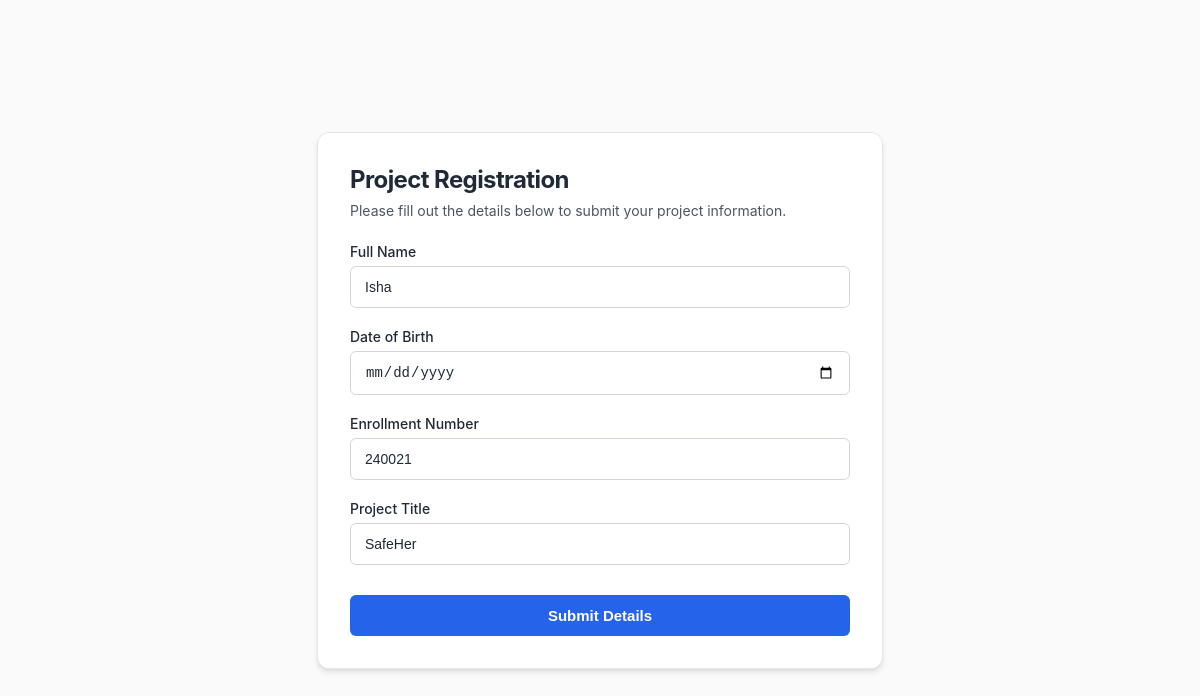
The page /update1 on the database its author committed.
### mypro/models.py (models this page shows, shortened)
class Student(models.Model):
    Name=models.CharField()
    DOB=models.DateField()
    enrollment=models.IntegerField()
    project_title=models.CharField()

### mypro/views.py (the view, shortened to what this page needs)
# urls.py: path("update<int:id>",views.update,name="update"),
def update(request,id):
    d=get_object_or_404(Student,id=id)
    return render(request,"update.html",{"d":d})

### mypro/templates/update.html (shortened to what this page needs)
<!DOCTYPE html>
<html lang="en">
<head>
</head>
<body>
    <div class="form-container">
        <h2 class="form-title">Project Registration</h2>
        <p class="form-subtitle">Please fill out the details below to submit your project information.</p>
        <form action="" method="POST">
            <div class="form-group">
                <label for="name">Full Name</label>
                <input type="text" id="name" name="Name" placeholder="Enter your name" required value="{{d.Name}}">
            </div>
            <div class="form-group">
                <label for="dob">Date of Birth</label>
                <input type="date" id="dob" name="DOB" required value="{{d.DOB}}">
            </div>
            <div class="form-group">
                <label for="enrollment">Enrollment Number</label>
                <input type="text" id="enrollment" name="enrollment" placeholder="Enter your enrollment" required value="{{d.enrollment}}">
            </div>
            <div class="form-group">
                <label for="title">Project Title</label>
                <input type="text" id="title" name="project_title" placeholder="Enter your project title" required value="{{d.project_title}}">
            </div>
            <button type="submit" class="submit-btn">Submit Details</button>
        </form>
    </div>
</body>
</html>

### mypro/templates/update.html (style rules this page uses)
:root { --primary: #2563eb; --primary-hover: #1d4ed8; --text-main: #1f2937; --text-muted: #4b5563; --bg-body: #fafafa; --bg-card: #ffffff; --border-color: #d1d5db; --border-focus: #3b82f6; --shadow: 0 4px 6px -1px rgba(0, 0, 0, 0.1), 0 2px 4px -1px rgba(0, 0, 0, 0.06); }
body { font-family: -apple-system, BlinkMacSystemFont, "Segoe UI", Roboto, Helvetica, Arial, sans-serif; color: var(--text-main); background-color: var(--bg-body); display: flex; justify-content: center; align-items: center; min-height: 100vh; margin: 0; padding: 20px; box-sizing: border-box; }
.form-container { background-color: var(--bg-card); padding: 32px; border-radius: 12px; box-shadow: var(--shadow); width: 100%; max-width: 500px; border: 1px solid #e5e7eb; }
.form-title { margin: 0 0 8px 0; font-size: 24px; font-weight: 700; letter-spacing: -0.025em; }
.form-subtitle { margin: 0 0 24px 0; font-size: 14px; color: var(--text-muted); }
.form-group { margin-bottom: 20px; }
label { display: block; font-size: 14px; font-weight: 500; margin-bottom: 6px; color: var(--text-main); }
input[type="text"], input[type="date"] { width: 100%; padding: 12px 14px; font-size: 14px; border: 1px solid var(--border-color); border-radius: 6px; background-color: #fff; color: var(--text-main); box-sizing: border-box; transition: all 0.2s ease; }
input::placeholder { color: #9ca3af; }
.submit-btn { width: 100%; padding: 12px; background-color: var(--primary); color: #ffffff; border: none; border-radius: 6px; font-size: 15px; font-weight: 600; cursor: pointer; transition: background-color 0.2s ease; margin-top: 10px; }

### rows shown on the page
Student: Name "Isha", enrollment "240021", project_title "SafeHer"
